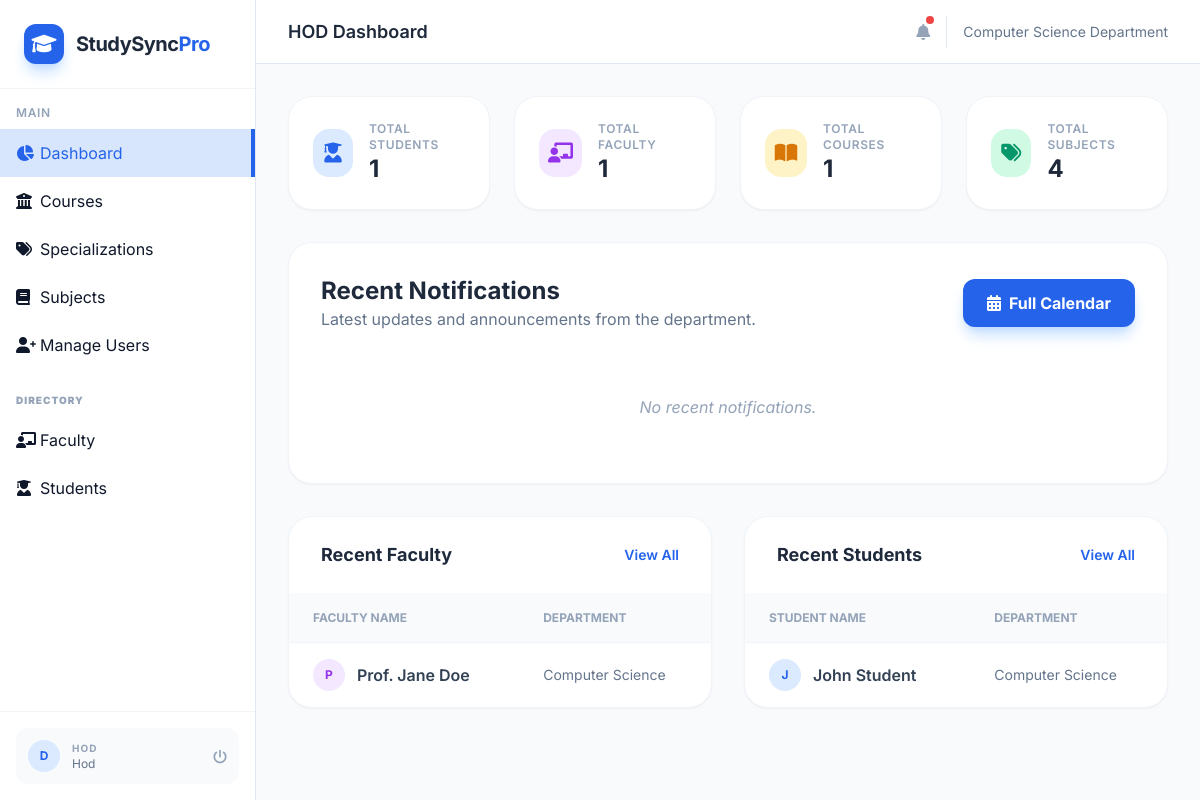
The page /hod/dashboard (signed in) on the database its author committed.
### models.py (models this page shows)
class User(db.Model, UserMixin):
    __tablename__ = 'user'
    id = db.Column(db.Integer, primary_key=True)
    name = db.Column(db.String(100), nullable=False)
    email = db.Column(db.String(120), unique=True, nullable=False)
    password = db.Column(db.String(200), nullable=False)
    role = db.Column(db.String(20), nullable=False) # hod, faculty, student
    department = db.Column(db.String(100))
    subjects_taught = db.relationship('Subject', backref='faculty', lazy=True)
    enrollments = db.relationship('Enrollment', backref='student', lazy=True)
    events_created = db.relationship('Event', backref='creator', lazy=True, foreign_keys='Event.created_by')
    personal_reminders = db.relationship('Event', backref='owner', lazy=True, foreign_keys='Event.user_id')

### routes/hod.py (the view)
    def decorated_function(*args, **kwargs):
        if not current_user.is_authenticated or current_user.role != 'hod':
            flash('Access Denied', 'danger')
            return redirect(url_for('auth.login'))
        return f(*args, **kwargs)

### routes/hod.py (called while the page is built)
def admin_required(f):
    def decorated_function(*args, **kwargs):
        if not current_user.is_authenticated or current_user.role != 'hod':
            flash('Access Denied', 'danger')
            return redirect(url_for('auth.login'))
        return f(*args, **kwargs)
    decorated_function.__name__ = f.__name__
    return decorated_function

### templates/hod_dashboard.html
{% extends "base.html" %}
{% block header_title %}HOD Dashboard{% endblock %}
{% block content %}
<div class="grid grid-cols-1 md:grid-cols-2 lg:grid-cols-4 gap-6 mb-8">
    <div class="bg-white p-6 rounded-3xl shadow-sm border border-slate-100 flex items-center space-x-4">
        <div class="w-12 h-12 bg-blue-100 rounded-2xl flex items-center justify-center text-blue-600">
            <i class="fas fa-user-graduate text-xl"></i>
        </div>
        <div>
            <p class="text-xs font-semibold text-slate-400 uppercase tracking-wider">Total Students</p>
            <h3 class="text-2xl font-bold text-slate-800">{{ stats.students }}</h3>
        </div>
    </div>
    <div class="bg-white p-6 rounded-3xl shadow-sm border border-slate-100 flex items-center space-x-4">
        <div class="w-12 h-12 bg-purple-100 rounded-2xl flex items-center justify-center text-purple-600">
            <i class="fas fa-chalkboard-teacher text-xl"></i>
        </div>
        <div>
            <p class="text-xs font-semibold text-slate-400 uppercase tracking-wider">Total Faculty</p>
            <h3 class="text-2xl font-bold text-slate-800">{{ stats.faculty }}</h3>
        </div>
    </div>
    <div class="bg-white p-6 rounded-3xl shadow-sm border border-slate-100 flex items-center space-x-4">
        <div class="w-12 h-12 bg-amber-100 rounded-2xl flex items-center justify-center text-amber-600">
            <i class="fas fa-book-open text-xl"></i>
        </div>
        <div>
            <p class="text-xs font-semibold text-slate-400 uppercase tracking-wider">Total Courses</p>
            <h3 class="text-2xl font-bold text-slate-800">{{ stats.courses }}</h3>
        </div>
    </div>
    <div class="bg-white p-6 rounded-3xl shadow-sm border border-slate-100 flex items-center space-x-4">
        <div class="w-12 h-12 bg-emerald-100 rounded-2xl flex items-center justify-center text-emerald-600">
            <i class="fas fa-tags text-xl"></i>
        </div>
        <div>
            <p class="text-xs font-semibold text-slate-400 uppercase tracking-wider">Total Subjects</p>
            <h3 class="text-2xl font-bold text-slate-800">{{ stats.subjects }}</h3>
        </div>
    </div>
</div>
<div class="bg-white rounded-3xl shadow-sm border border-slate-100 p-8 mb-8">
    <div class="flex items-center justify-between mb-8">
        <div>
            <h3 class="text-2xl font-bold text-slate-800">Recent Notifications</h3>
            <p class="text-slate-500">Latest updates and announcements from the department.</p>
        </div>
        <a href="{{ url_for('hod.calendar') }}" class="px-6 py-3 bg-blue-600 hover:bg-blue-700 text-white font-bold rounded-xl transition-all shadow-lg shadow-blue-200 flex items-center gap-2">
            <i class="fas fa-calendar-alt"></i>
            Full Calendar
        </a>
    </div>
    <div class="space-y-4">
        {% if notifications %}
            {% for note in notifications %}
            <div class="flex items-center p-4 bg-slate-50 rounded-2xl border border-transparent hover:border-blue-100 transition-all">
                <div class="w-10 h-10 rounded-full bg-blue-100 flex items-center justify-center text-blue-600 mr-4">
                    <i class="fas fa-bell"></i>
                </div>
                <div class="flex-1">
                    <h4 class="font-bold text-slate-800">{{ note.title }}</h4>
                    <p class="text-sm text-slate-500">{{ note.description[:100] }}{{ '...' if note.description|length > 100 }}</p>
                </div>
                <div class="text-right">
                                <p class="text-[10px] font-bold text-slate-400 uppercase">{{ note.date.strftime('%d %b') }}</p>
                    <span class="text-[10px] px-2 py-1 bg-white border border-slate-200 rounded-full font-bold text-slate-400">{{ note.target_role | upper }}</span>
                </div>
            </div>
            {% endfor %}
        {% else %}
            <p class="text-slate-400 italic text-center py-8">No recent notifications.</p>
        {% endif %}
    </div>
</div>
<div class="grid grid-cols-1 lg:grid-cols-2 gap-8">
    <div class="bg-white rounded-3xl shadow-sm border border-slate-100 overflow-hidden">
        <div class="px-8 py-6 border-b border-slate-50 flex items-center justify-between">
            <h3 class="text-lg font-bold text-slate-800">Recent Faculty</h3>
            <a href="{{ url_for('hod.manage_users') }}" class="text-sm font-semibold text-blue-600 hover:text-blue-700">View All</a>
        </div>
        <div class="overflow-x-auto">
            <table class="w-full text-left">
                <thead class="bg-slate-50 border-b border-slate-100">
                    <tr>
                        <th class="px-6 py-4 text-xs font-bold text-slate-400 uppercase">Faculty Name</th>
                        <th class="px-6 py-4 text-xs font-bold text-slate-400 uppercase">Department</th>
                    </tr>
                </thead>
                <tbody class="divide-y divide-slate-50">
                    {% for user in recent_faculty %}
                    <tr class="hover:bg-slate-50 transition-colors">
                        <td class="px-6 py-4">
                            <div class="flex items-center space-x-3">
                                <div class="w-8 h-8 rounded-full bg-purple-100 flex items-center justify-center text-purple-600 font-bold text-xs uppercase">
                                    {{ user.name[0] }}
                                </div>
                                <span class="font-semibold text-slate-700">{{ user.name }}</span>
                            </div>
                        </td>
                        <td class="px-6 py-4 text-slate-500 text-sm">{{ user.department }}</td>
                    </tr>
                    {% endfor %}
                </tbody>
            </table>
        </div>
    </div>
    <div class="bg-white rounded-3xl shadow-sm border border-slate-100 overflow-hidden">
        <div class="px-8 py-6 border-b border-slate-50 flex items-center justify-between">
            <h3 class="text-lg font-bold text-slate-800">Recent Students</h3>
            <a href="{{ url_for('hod.manage_users') }}" class="text-sm font-semibold text-blue-600 hover:text-blue-700">View All</a>
        </div>
        <div class="overflow-x-auto">
            <table class="w-full text-left">
                <thead class="bg-slate-50 border-b border-slate-100">
                    <tr>
                        <th class="px-6 py-4 text-xs font-bold text-slate-400 uppercase">Student Name</th>
                        <th class="px-6 py-4 text-xs font-bold text-slate-400 uppercase">Department</th>
                    </tr>
                </thead>
                <tbody class="divide-y divide-slate-50">
                    {% for user in recent_students %}
                    <tr class="hover:bg-slate-50 transition-colors">
                        <td class="px-6 py-4">
                            <div class="flex items-center space-x-3">
                                <div class="w-8 h-8 rounded-full bg-blue-100 flex items-center justify-center text-blue-600 font-bold text-xs uppercase">
                                    {{ user.name[0] }}
                                </div>
                                <span class="font-semibold text-slate-700">{{ user.name }}</span>
                            </div>
                        </td>
                        <td class="px-6 py-4 text-slate-500 text-sm">{{ user.department }}</td>
                    </tr>
                    {% endfor %}
                </tbody>
            </table>
        </div>
    </div>
</div>
{% endblock %}

### templates/base.html (shortened to what this page needs)
<!DOCTYPE html>
<html lang="en">
<head>
    <script src="https://cdn.tailwindcss.com"></script>
    <link href="https://cdnjs.cloudflare.com/ajax/libs/font-awesome/6.0.0/css/all.min.css" rel="stylesheet">
</head>
<body class="bg-slate-50 text-slate-900">
    {% if current_user.is_authenticated %}
    <div class="flex h-screen overflow-hidden">
        <aside class="w-64 bg-white border-r border-slate-200 flex-shrink-0 hidden md:flex flex-col">
            <div class="p-6 border-b border-slate-100">
                <div class="flex items-center space-x-3">
                    <div class="w-10 h-10 bg-blue-600 rounded-xl flex items-center justify-center text-white shadow-lg shadow-blue-200">
                        <i class="fas fa-graduation-cap text-xl"></i>
                    </div>
                    <span class="text-xl font-bold tracking-tight text-slate-800">StudySync<span class="text-blue-600">Pro</span></span>
                </div>
            </div>
            <nav class="flex-1 overflow-y-auto py-4">
                <div class="px-4 mb-2 text-xs font-semibold text-slate-400 uppercase tracking-wider">Main</div>
                {% if current_user.role == 'hod' %}
                <a href="{{ url_for('hod.dashboard') }}" class="sidebar-link flex items-center px-4 py-3 transition-colors {{ 'active' if request.endpoint == 'hod.dashboard' }}">
                    <i class="fas fa-chart-pie w-6"></i> <span>Dashboard</span>
                </a>
                <a href="{{ url_for('hod.manage_courses') }}" class="sidebar-link flex items-center px-4 py-3 transition-colors {{ 'active' if 'course' in request.endpoint }}">
                    <i class="fas fa-university w-6"></i> <span>Courses</span>
                </a>
                <a href="{{ url_for('hod.manage_specializations') }}" class="sidebar-link flex items-center px-4 py-3 transition-colors {{ 'active' if 'specialization' in request.endpoint }}">
                    <i class="fas fa-tags w-6"></i> <span>Specializations</span>
                </a>
                <a href="{{ url_for('hod.manage_subjects') }}" class="sidebar-link flex items-center px-4 py-3 transition-colors {{ 'active' if 'subject' in request.endpoint }}">
                    <i class="fas fa-book w-6"></i> <span>Subjects</span>
                </a>
                <a href="{{ url_for('hod.manage_users') }}" class="sidebar-link flex items-center px-4 py-3 transition-colors {{ 'active' if 'manage_users' in request.endpoint }}">
                    <i class="fas fa-user-plus w-6"></i> <span>Manage Users</span>
                </a>
                <div class="px-4 py-2 mt-4 text-[10px] font-black uppercase tracking-widest text-slate-400">Directory</div>
                <a href="{{ url_for('hod.view_faculty') }}" class="sidebar-link flex items-center px-4 py-3 transition-colors {{ 'active' if 'view_faculty' in request.endpoint }}">
                    <i class="fas fa-chalkboard-teacher w-6"></i> <span>Faculty</span>
                </a>
                <a href="{{ url_for('hod.view_students') }}" class="sidebar-link flex items-center px-4 py-3 transition-colors {{ 'active' if 'view_students' in request.endpoint }}">
                    <i class="fas fa-user-graduate w-6"></i> <span>Students</span>
                </a>
                {% endif %}
            </nav>
            <div class="p-4 border-t border-slate-100">
                <div class="flex items-center space-x-3 p-3 bg-slate-50 rounded-xl">
                    <div class="w-8 h-8 rounded-full bg-blue-100 flex items-center justify-center text-blue-600 font-bold text-xs">
                        {{ current_user.name[0] | upper }}
                    </div>
                    <div class="flex-1 min-w-0">
                        <span class="text-[10px] font-bold text-slate-400 uppercase tracking-widest block">{{ current_user.role }}</span>
                        <p class="text-xs text-slate-500 capitalize">{{ current_user.role }}</p>
                    </div>
                    <a href="{{ url_for('auth.logout') }}" class="text-slate-400 hover:text-red-500 transition-colors">
                        <i class="fas fa-power-off text-sm"></i>
                    </a>
                </div>
            </div>
        </aside>
        <main class="flex-1 flex flex-col min-w-0 bg-slate-50 overflow-hidden">
            <header class="h-16 bg-white border-b border-slate-200 flex items-center justify-between px-8 z-10">
                <div class="flex items-center">
                    <h2 class="text-lg font-semibold text-slate-800">{% block header_title %}{% endblock %}</h2>
                </div>
                <div class="flex items-center space-x-4">
                    <div class="relative">
                        <i class="fas fa-bell text-slate-400 hover:text-blue-600 cursor-pointer"></i>
                        <span class="absolute -top-1 -right-1 w-2 h-2 bg-red-500 rounded-full"></span>
                    </div>
                    <span class="text-sm text-slate-500">{{ current_user.department }} Department</span>
                </div>
            </header>
            <div class="flex-1 overflow-y-auto p-8">
                {% block content %}{% endblock %}
            </div>
        </main>
    </div>
    {% else %}
    {% block auth_content %}{% endblock %}
    {% endif %}
</body>
</html>

### templates/base.html (style rules this page uses)
body { font-family: 'Inter', sans-serif; }
.sidebar-link.active { background: rgba(59, 130, 246, 0.2); color: #2563eb; border-right: 4px solid #2563eb; }

### rows shown on the page
User: name "D", role "HOD", role "Hod", department "Computer Science"
User: name "P", name "Prof. Jane Doe", department "Computer Science"
User: name "J", name "John Student", department "Computer Science"

### other values the page prints
{{ stats.students }} "1"
{{ stats.faculty }} "1"
{{ stats.courses }} "1"
{{ stats.subjects }} "4"
